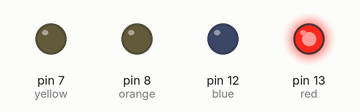
This sketch was run on a simulated Arduino Uno, built with avr-gcc and run on an emulated ATmega328P. On the bench: output pins drawn as LEDs (lit = HIGH).

Above: at 0.5 s.
At 2.5 s:
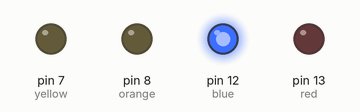
At 4.5 s:
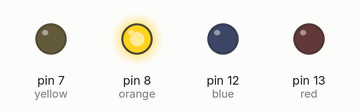
At 6.5 s:
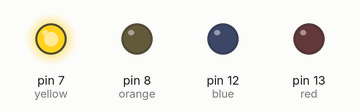
At 9.5 s:
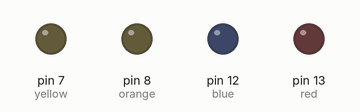
Timing chart, 0 to 10.4 s (numbered marks = the images above):
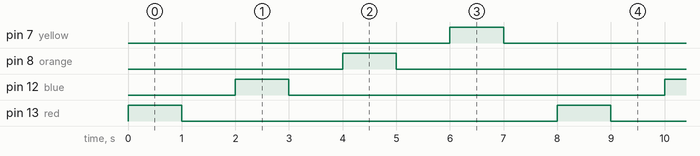

The sketch:

t1_led1.ino
```cpp
int red = 13;
int blue = 12;
int orange = 8;
int yellow = 7;

void setup()
{
  pinMode(red, OUTPUT);
  pinMode(blue, OUTPUT);
  pinMode(orange, OUTPUT);
  pinMode(yellow, OUTPUT);

}

void loop()
{
  digitalWrite(red, HIGH);
  delay(1000);
  digitalWrite(red, LOW);
  delay(1000);

  digitalWrite(blue, HIGH);
  delay(1000);
  digitalWrite(blue, LOW);
  delay(1000);

  digitalWrite(orange, HIGH);
  delay(1000);
  digitalWrite(orange, LOW);
  delay(1000);

  digitalWrite(yellow, HIGH);
  delay(1000);
  digitalWrite(yellow, LOW);
  delay(1000);
}
```

Measured:
- by itself, pin 7 (yellow), pin 8 (orange), pin 12 (blue), pin 13 (red): alternates HIGH for 1.0 s and LOW for 7.0 s
- by itself, everything shown: repeats every 8.0 s, in 8 steps
